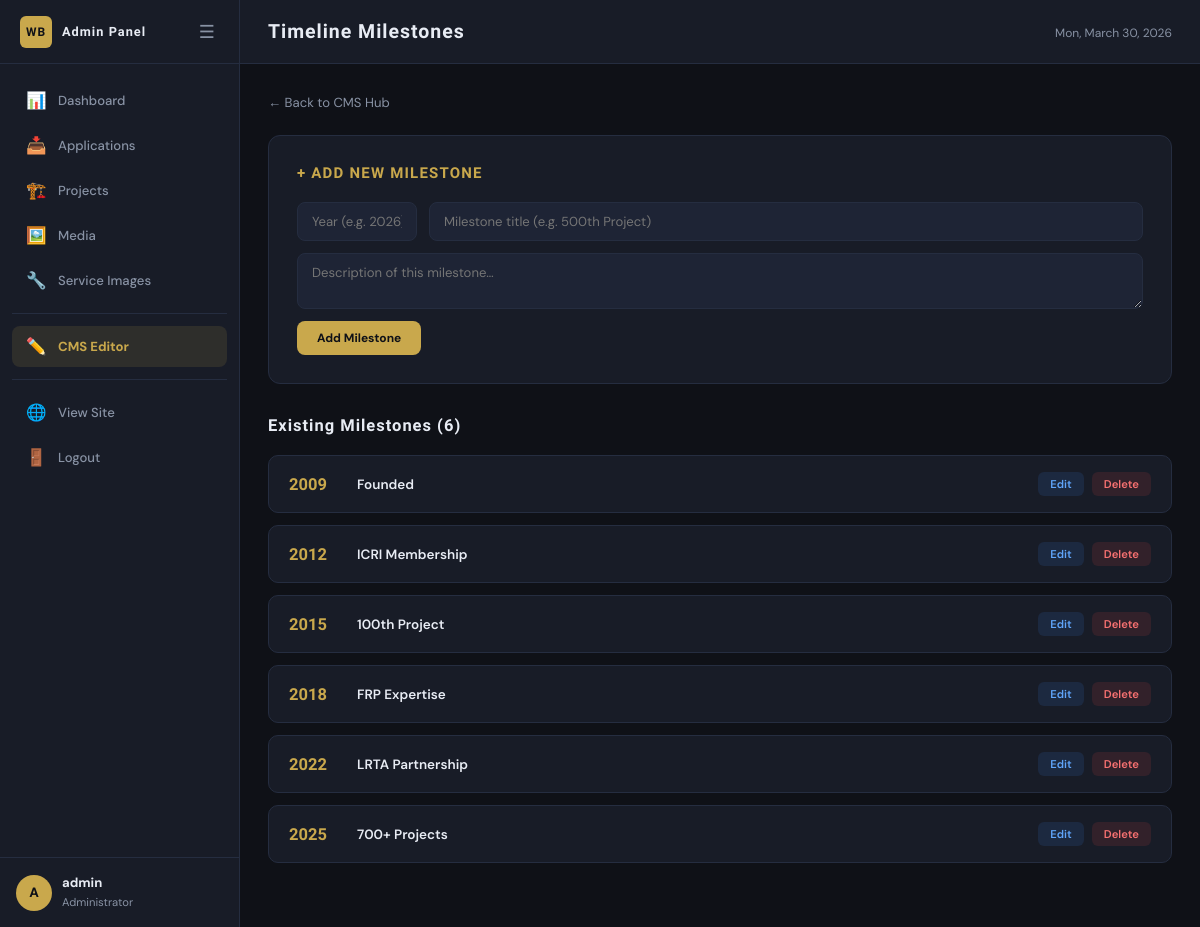
The app's page /admin/cms/timeline (signed in) with its own data.
### tables this page shows
CREATE TABLE about_timeline (
        id INTEGER PRIMARY KEY AUTOINCREMENT,
        year TEXT NOT NULL,
        title TEXT NOT NULL,
        body TEXT NOT NULL,
        sort_order INTEGER DEFAULT 0);

### app.py (the view)
@app.route('/admin/cms/timeline')
@login_required
def admin_cms_timeline():
    conn      = get_db()
    timeline  = conn.execute("SELECT * FROM about_timeline ORDER BY sort_order").fetchall()
    conn.close()
    return render_template('admin/cms_timeline.html', timeline=timeline)

### app.py (called while the page is built)
def get_db():
    conn = sqlite3.connect(DATABASE)
    conn.row_factory = sqlite3.Row
    return conn

def login_required(f):
    @wraps(f)
    def decorated(*args, **kwargs):
        if 'admin_logged_in' not in session:
            return redirect(url_for('admin_login'))
        return f(*args, **kwargs)
    return decorated

@app.context_processor
def inject_cms():
    flat = {}
    try:
        conn = get_db()
        rows = conn.execute("SELECT content_key, content_value FROM cms_content").fetchall()
        conn.close()
        flat = {row['content_key']: (row['content_value'] or '') for row in rows}
    except Exception:
        pass
    return {'cms': flat, 'c': flat}   # `c` is shorthand alias

### templates/admin/cms_timeline.html (shortened to what this page needs)
{% extends "admin/base_admin.html" %}
{% block page_title %}Timeline Milestones{% endblock %}
{% block admin_content %}
<a href="{{ url_for('admin_cms') }}" style="font-size:0.875rem;color:var(--c-muted);display:inline-flex;align-items:center;gap:6px;margin-bottom:24px;transition:color 0.2s" onmouseover="this.style.color='var(--c-gold)'" onmouseout="this.style.color='var(--c-muted)'">← Back to CMS Hub</a>
<div class="tl-add-card">
  <h3>+ Add New Milestone</h3>
  <form method="POST" action="{{ url_for('admin_cms_timeline_add') }}">
    <div class="tl-edit-row">
      <input type="text" name="year" placeholder="Year (e.g. 2026)" required>
      <input type="text" name="title" placeholder="Milestone title (e.g. 500th Project)" required>
      <textarea name="body" rows="2" placeholder="Description of this milestone…" class="tl-edit-body" required></textarea>
    </div>
    <button type="submit" class="tl-save-btn">Add Milestone</button>
  </form>
</div>
<div class="admin-section">
  <h2 class="admin-section-title">Existing Milestones ({{ timeline|length }})</h2>
  {% if timeline %}
  <div class="tl-grid">
    {% for item in timeline %}
    <div class="tl-item" id="tl-{{ item.id }}">
      <div class="tl-item-head" onclick="toggleEdit({{ item.id }})">
        <span class="tl-year-badge">{{ item.year }}</span>
        <span class="tl-item-title">{{ item.title }}</span>
        <div class="tl-item-actions" onclick="event.stopPropagation()">
          <button class="tl-btn-edit" onclick="toggleEdit({{ item.id }})">Edit</button>
          <form method="POST" action="{{ url_for('admin_cms_timeline_delete', tid=item.id) }}"
                onsubmit="return confirm('Delete this milestone?')" style="display:inline">
            <button type="submit" class="tl-btn-del">Delete</button>
          </form>
        </div>
      </div>
    </div>
    {% endfor %}
  </div>
  {% else %}
  <div class="empty-tl">No milestones yet. Add your first one above.</div>
  {% endif %}
</div>
{% endblock %}

### static/css/admin.css (style rules this page uses)
:root { --c-bg: #0f1117; --c-surface: #181c27; --c-panel: #1e2435; --c-border: #252d40; --c-gold: #c9a84c; --c-text: #e8ecf4; --c-muted: #8892a4; --c-dim: #545e73; --c-blue: #3b82f6; --c-green: #22c55e; --c-orange: #f59e0b; --c-red: #ef4444; --c-purple: #a855f7; --f-display: 'Barlow Condensed', sans-serif; --f-body: 'DM Sans', sans-serif; --sidebar-w: 240px; --topbar-h: 64px; }
*, *::before, *::after { box-sizing: border-box; margin: 0; padding: 0; }
html { font-size: 15px; }
body { font-family: var(--f-body); background: var(--c-bg); color: var(--c-text); }
a { text-decoration: none; color: inherit; }
button { cursor: pointer; border: none; background: none; font-family: inherit; }
input, select, textarea { font-family: inherit; }
.admin-section { margin-bottom: 36px; }
.admin-section-title { font-family: var(--f-display); font-size: 1.1rem; font-weight: 700; letter-spacing: 0.06em; color: var(--c-text); margin-bottom: 20px; }
.tl-add-card { background: var(--c-surface); border: 1px solid var(--c-border); border-radius: 12px; padding: 28px; margin-bottom: 32px; }
.tl-add-card h3 { font-family: var(--f-display); font-size: 1rem; font-weight: 700; letter-spacing: 0.08em; text-transform: uppercase; color: var(--c-gold); margin-bottom: 20px; }
.tl-grid { display: flex; flex-direction: column; gap: 12px; }
.tl-item { background: var(--c-surface); border: 1px solid var(--c-border); border-radius: 10px; overflow: hidden; transition: border-color 0.2s; }
.tl-item-head { display: flex; align-items: center; gap: 16px; padding: 16px 20px; cursor: pointer; user-select: none; }
.tl-year-badge { font-family: var(--f-display); font-size: 1.1rem; font-weight: 800; color: var(--c-gold); min-width: 52px; }
.tl-item-title { font-size: 0.9rem; font-weight: 600; color: var(--c-text); flex: 1; }
.tl-item-actions { display: flex; gap: 8px; }
.tl-btn-edit { padding: 5px 12px; background: rgba(59,130,246,0.12); color: #60a5fa; border-radius: 6px; font-size: 0.75rem; font-weight: 600; border: none; cursor: pointer; font-family: inherit; }
.tl-btn-del { padding: 5px 12px; background: rgba(239,68,68,0.12); color: #f87171; border-radius: 6px; font-size: 0.75rem; font-weight: 600; border: none; cursor: pointer; font-family: inherit; }
.tl-edit-row { display: grid; grid-template-columns: 120px 1fr; gap: 12px; margin-top: 16px; }
.tl-edit-row input, .tl-edit-row textarea { background: var(--c-panel); border: 1px solid var(--c-border); border-radius: 8px; padding: 10px 14px; color: var(--c-text); font-size: 0.875rem; font-family: inherit; width: 100%; }
.tl-edit-body { grid-column: 1/-1; }
.tl-save-btn { margin-top: 12px; padding: 9px 20px; background: var(--c-gold); color: var(--c-bg); border-radius: 8px; font-size: 0.8rem; font-weight: 700; border: none; cursor: pointer; font-family: inherit; }

### records on screen
about_timeline: year "2009", title "Founded"
about_timeline: year "2012", title "ICRI Membership"
about_timeline: year "2015", title "100th Project"
about_timeline: year "2018", title "FRP Expertise"
about_timeline: year "2022", title "LRTA Partnership"
about_timeline: year "2025", title "700+ Projects"

### other values on screen
{{ session.admin_username[0]|upper }} "A"
{{ session.admin_username }} "admin"
{{ timeline|length }} "6"
